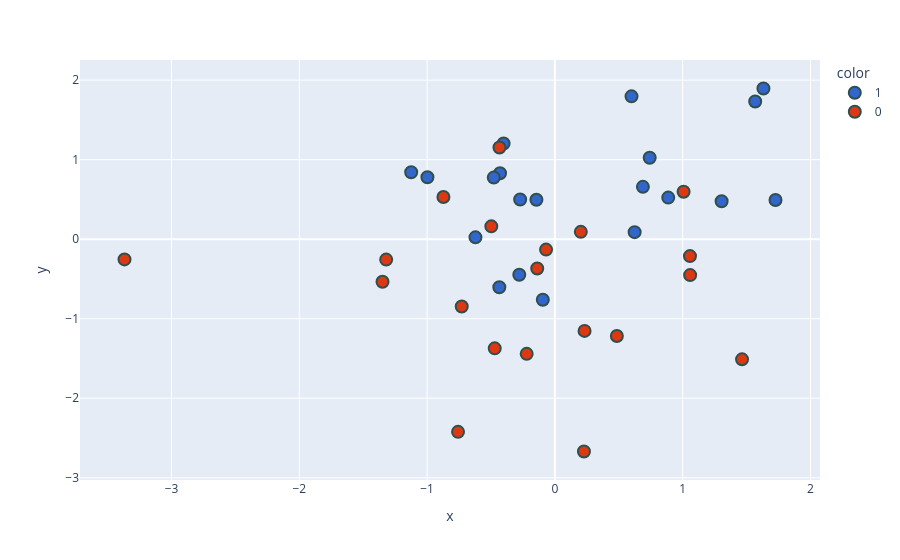

The cell this chart's notebook holds for it:
### Code cell
new_df['target'] = new_df['target'].astype('str')
fig = px.scatter(x=new_df['PC1'],
                 y=new_df['PC2'],
                 color=new_df['target'],
                 color_discrete_sequence=px.colors.qualitative.G10
                )

fig.update_traces(marker=dict(size=12,
                              line=dict(width=2,
                                        color='DarkSlateGrey')),
                  selector=dict(mode='markers'))
fig.show()

### Figure 1 — Plotly figure (JSON) as saved in the notebook; plotly's stock layout.template omitted (floating-point values rounded to 4 significant figures)
{"data": [{"hovertemplate": "color=1<br>x=%{x}<br>y=%{y}<extra></extra>", "legendgroup": "1", "marker": {"color": "#3366CC", "symbol": "circle", "line": {"color": "DarkSlateGrey", "width": 2}, "size": 12}, "mode": "markers", "name": "1", "orientation": "v", "showlegend": true, "x": [0.5994, -0.2719, -0.6216, 1.567, -0.4015, 1.726, -0.4294, 0.8867, 0.6886, -0.4784, 1.305, 0.7417, -1.125, -0.4348, -0.2787, 1.632, -0.1446, 0.624, -0.9974, -0.09456], "xaxis": "x", "y": [1.796, 0.4982, 0.02311, 1.731, 1.203, 0.4925, 0.8293, 0.5227, 0.6581, 0.7744, 0.4766, 1.024, 0.8422, -0.6038, -0.4476, 1.895, 0.4949, 0.08837, 0.7789, -0.7616], "yaxis": "y", "type": "scatter"}, {"hovertemplate": "color=0<br>x=%{x}<br>y=%{y}<extra></extra>", "legendgroup": "0", "marker": {"color": "#DC3912", "symbol": "circle", "line": {"color": "DarkSlateGrey", "width": 2}, "size": 12}, "mode": "markers", "name": "0", "orientation": "v", "showlegend": true, "x": [1.057, -1.32, -0.4708, -0.4337, 0.2273, 1.007, -0.8722, -3.368, -0.729, -0.06918, 0.4848, 1.058, 0.2028, -0.7579, -0.1383, -0.2208, 0.2321, 1.464, -1.349, -0.4975], "xaxis": "x", "y": [-0.2127, -0.257, -1.373, 1.153, -2.67, 0.596, 0.5307, -0.2546, -0.8465, -0.131, -1.218, -0.452, 0.09181, -2.423, -0.3684, -1.442, -1.153, -1.511, -0.5361, 0.1614], "yaxis": "y", "type": "scatter"}], "layout": {"xaxis": {"anchor": "y", "domain": [0.0, 1.0], "title": {"text": "x"}}, "yaxis": {"anchor": "x", "domain": [0.0, 1.0], "title": {"text": "y"}}, "legend": {"title": {"text": "color"}, "tracegroupgap": 0}, "margin": {"t": 60}}}
